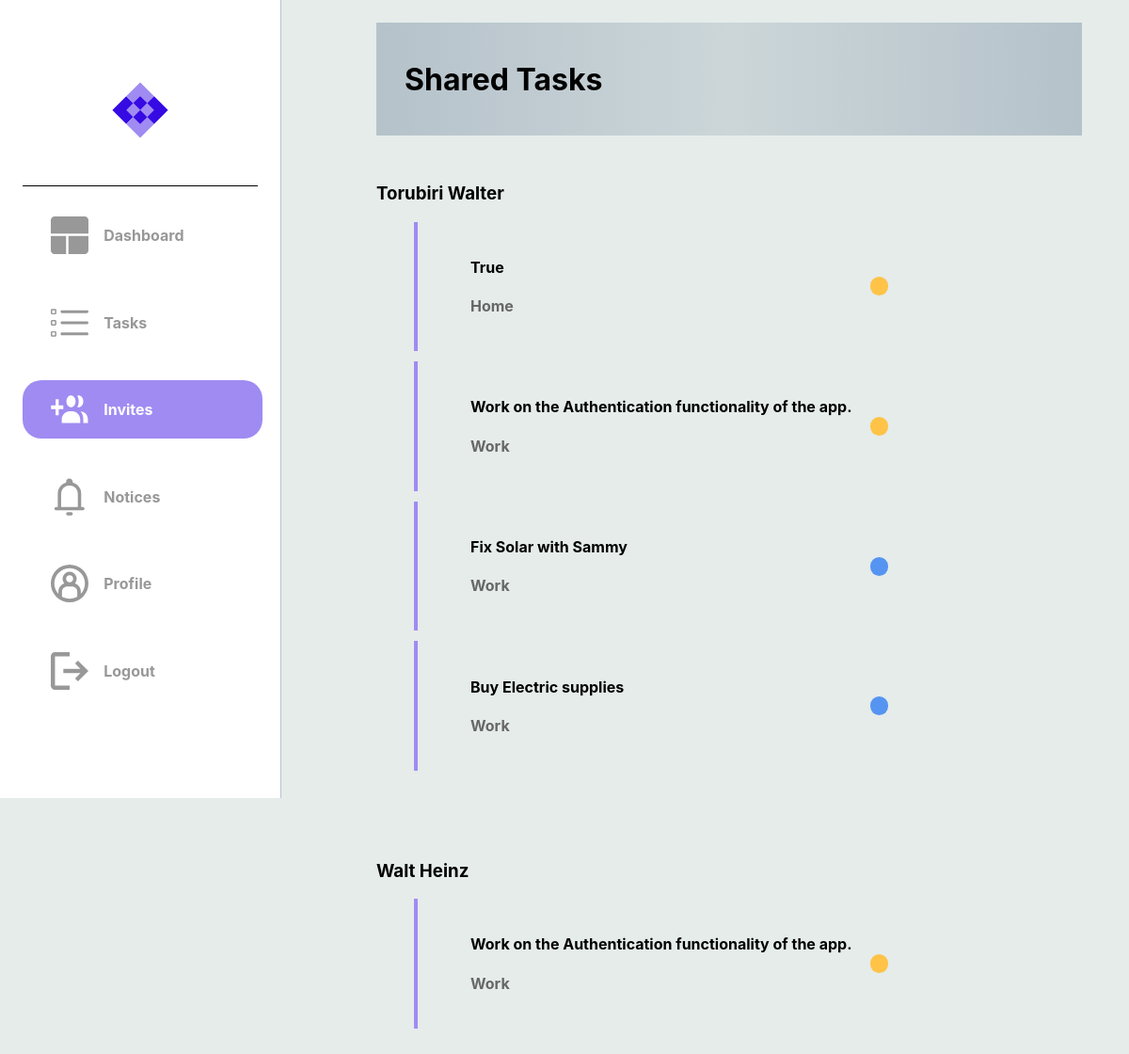
/invites (signed in), run on the app's committed database.
### dotask/models.py (models this page shows)
class User(db.Model, UserMixin):
    __tablename__ = "user"
    id = db.Column(db.Integer, primary_key=True)
    email = db.Column(db.String(50), nullable=False, unique=True)
    password = db.Column(db.String(30), nullable=False)
    username = db.Column(db.String(30), nullable=False, unique=True)
    first_name = db.Column(db.String(30), nullable=False)
    last_name = db.Column(db.String(30), nullable=False)
    assigned_tasks = relationship('Task', secondary=user_task, backref='assigned_to')
    notes = relationship('Notification', secondary=user_notification, backref='note')

class Task(db.Model):
    __tablename__ = "task"
    id = db.Column(db.Integer, primary_key=True)
    title = db.Column(db.String(100), nullable=False)
    description = db.Column(db.String(400), nullable=False)
    due_date = db.Column(db.Date, nullable=False)
    status = db.Column(Enum(TaskStatus))
    tag = db.Column(Enum(TaskTag))
    users = relationship('User', secondary=user_task,
    backref='tasks')

### dotask/routes.py (the view)
@app.route("/invites")
@login_required
def hello_invites():
    try:
        notices = current_user.notes
        tasks = current_user.tasks
        shared_tasks = {}
        for task in tasks:
            for user in task.users:
                if user.id != current_user.id:
                    if user.id not in shared_tasks:
                        shared_tasks[user.id] = {'user': user, 'tasks': []}
                    shared_tasks[user.id]['tasks'].append(task)
        if shared_tasks:
            return render_template('invites.html', current_user=current_user, shared_tasks=shared_tasks, tasks=tasks, notices=notices)
        else:
            return render_template('invites.html', notices=notices)
    except:
        return render_template('invites.html', notices=notices)

### dotask/routes.py (called while the page is built)
@app.after_request
def after_request(response):
    response.headers["Cache-Control"] = "no-cache, no-store, must-revalidate"
    return response

@login_manager.user_loader
def load_user(user_id):
    return User.query.get(user_id)

### dotask/templates/invites.html (shortened to what this page needs)
<!DOCTYPE html>
<html lang="en">
<head>
    {% extends "layout.html" %}
    {% block head %}
        <link rel="stylesheet" {% block css_tab_colour %} href="../static/css/invites.css" {% endblock %}/>
    {% endblock %}
    {% block invites_image_colour %}
        <a class="a5" href="{{ url_for('hello_invites') }}">
            <div id="logos">
                <img class="imgs" src="../static/svg/invites_active.svg">
                <h4 class="sidebar-text">Invites</h4>
            </div>
        </a>
    {% endblock invites_image_colour %}
    {% block nav_title %}
    <div class="nav_title">
        <h1>Shared Tasks</h1>
    </div>
    {% endblock nav_title %}
    {% block tasks %}
    {% if shared_tasks %}
        {% for user_id, shared in shared_tasks.items() %}
            <div class="h3-shared-tasks"><h3> {{ shared.user.last_name }} {{ shared.user.first_name }}</h3></div>
            <ul>
                {% for task in shared.tasks %}
                <a href="{{ url_for('hello_each_task', task_id=task['id']) }}">
                    <div class="message-box">
                        <div class="message">
                            <h4> {{ task['title'] }} </h4>
                            <h4 style="color: #676767;"> {{ task.tag.name }} </h4>
                        </div>
                        <div class="message-dot {% if task.status.name == 'In_Progress' %}progress-task {% elif task.status.name == 'Completed' %}completed-task {% elif task.status.name == 'Cancelled' %}cancelled-task {% else %}unknown-task {% endif %}">
                        </div>
                    </div>
                    </a>
                {% endfor %}
            </ul>
            <br>
            <br>
            <br>
        {% endfor %}
    {% else %}
        <div class="message-box">
            <div class="message">
                <h2>No Shared Tasks Yet</h2>
            </div>
        </div>
    {% endif %}
    {% endblock tasks %}

### dotask/static/css/layout.css (style rules this page uses)
@media (min-width: 768px) { body { margin: auto; padding-bottom: 10vh; background-color: #E5ECEA; display: flex; font-family: inter; } }
@media (min-width: 768px) { a { text-decoration: none; color: black; } }
@media (min-width: 768px) { .sidebar > div > a { width: 90%; text-decoration: none; } }
@media (min-width: 768px) { .sidebar > div > a > div { width: 100%; height: 10%; padding-left: 30px; margin: 5% auto; border-radius: 20px; } }
@media (min-width: 768px) { #logos { width: 100%; display: grid; grid-template-columns: 1fr 3fr; align-items: center; } }
@media (min-width: 768px) { .sidebar-text { color: #989898; font-size: 1rem; } }
@media (min-width: 768px) { .imgs { height: 40px; width: 40px; } }

### dotask/static/css/invites.css (style rules this page uses)
@media (min-width: 768px) { .a5 > div { background-color: #A08BF2; width: 100%; height: 10%; padding-left: 30px; margin: 5% auto; border-radius: 20px; color: white; } }
@media (min-width: 768px) { .a5 > div > h4 { color: white; } }
@media (min-width: 768px) { .a5 > div > img { fill: #FFFFFF; } }
@media (min-width: 768px) { .nav_title { padding-left: 5%; margin-bottom: 50px; background-image: linear-gradient(to right, #B5C2CA , #CCD6D9, #B5C2CA); display: flex; justify-content: start; align-items: center; width: 60vw; height: 15vh; } }
@media (min-width: 768px) { .message-box { display: flex; margin-top: 2%; padding-right: 10%; padding-left: 10%; padding-top: 3%; padding-bottom: 3%; border-left: 4px solid #A08BF2; display: flex; justify-content: center; align-items: center; } }
@media (min-width: 768px) { .message { width: 100%; border-radius: 5px; display: block; justify-content: center; align-items: center; } }
@media (min-width: 768px) { .message-dot { width: 20px; height: 20px; border-radius: 50px; } }
@media (min-width: 768px) { .progress-task { background-color: #FEC347; } }
@media (min-width: 768px) { .completed-task { background-color: #5694F2; } }

### data on the page
User: user.last_name "Torubiri", user.first_name "Walter"
Task: title "True", tag.name "Home"
Task: title "Work on the Authentication functionality of the app.", tag.name "Work"
Task: title "Fix Solar with Sammy", tag.name "Work"
Task: title "Buy Electric supplies", tag.name "Work"
User: user.last_name "Walt", user.first_name "Heinz"
